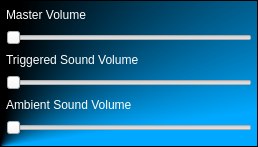
<?xml version="1.0" encoding="UTF-8"?>
<ui version="4.0">
 <class>SoundSettings</class>
 <widget class="QWidget" name="SoundSettings">
  <property name="geometry">
   <rect>
    <x>0</x>
    <y>0</y>
    <width>258</width>
    <height>147</height>
   </rect>
  </property>
  <property name="styleSheet">
   <string>/* Containers */
QFrame#MainFrame {
		background-color: qconicalgradient(cx:0, cy:1, angle:277.2, stop:0.267045 rgba(0, 169, 255, 255), stop:0.465909 rgba(0, 0, 0, 255));
	padding: 5px;
}

QLabel {
	color: rgb(255,255,255);
}

/* QPUSHBUTTON */

QPushButton {
	color: rgb(0, 0, 0);
	min-width: 60px;
	font-size: 12px;
	border: 1px solid;
	border-color: rgb(48, 48, 48);
	border-radius: 8px;
	border-top-left-radius: 0px;
	border-bottom-right-radius: 0px;
	padding: 2px 5px;
	background-color: qlineargradient(spread:pad, x1:0.488636, y1:0.273, x2:0.511, y2:1, stop:0 rgba(0, 0, 0, 50), stop:1 rgba(207, 207, 207, 100));
}

QPushButton:hover {
	border-color: rgba(0, 0, 0, 255);
	color: rgb(0,0,0);
	background-color: qlineargradient(spread:pad, x1:0.488636, y1:0.273, x2:0.511, y2:1, stop:0 rgba(0, 169, 255, 255), stop:1 rgba(0, 0, 0, 50));
}
</string>
  </property>
  <layout class="QHBoxLayout" name="horizontalLayout">
   <property name="spacing">
    <number>0</number>
   </property>
   <property name="margin">
    <number>0</number>
   </property>
   <item>
    <widget class="QFrame" name="MainFrame">
     <property name="frameShape">
      <enum>QFrame::StyledPanel</enum>
     </property>
     <property name="frameShadow">
      <enum>QFrame::Raised</enum>
     </property>
     <layout class="QVBoxLayout" name="verticalLayout">
      <property name="margin">
       <number>0</number>
      </property>
      <item>
       <widget class="QLabel" name="label_master">
        <property name="sizePolicy">
         <sizepolicy hsizetype="Preferred" vsizetype="Maximum">
          <horstretch>0</horstretch>
          <verstretch>0</verstretch>
         </sizepolicy>
        </property>
        <property name="text">
         <string>Master Volume</string>
        </property>
       </widget>
      </item>
      <item>
       <widget class="QSlider" name="slider_master">
        <property name="orientation">
         <enum>Qt::Horizontal</enum>
        </property>
       </widget>
      </item>
      <item>
       <widget class="QLabel" name="label_triggered">
        <property name="sizePolicy">
         <sizepolicy hsizetype="Preferred" vsizetype="Maximum">
          <horstretch>0</horstretch>
          <verstretch>0</verstretch>
         </sizepolicy>
        </property>
        <property name="text">
         <string>Triggered Sound Volume</string>
        </property>
       </widget>
      </item>
      <item>
       <widget class="QSlider" name="slider_triggered">
        <property name="orientation">
         <enum>Qt::Horizontal</enum>
        </property>
       </widget>
      </item>
      <item>
       <widget class="QLabel" name="label_ambient">
        <property name="sizePolicy">
         <sizepolicy hsizetype="Preferred" vsizetype="Maximum">
          <horstretch>0</horstretch>
          <verstretch>0</verstretch>
         </sizepolicy>
        </property>
        <property name="text">
         <string>Ambient Sound Volume</string>
        </property>
       </widget>
      </item>
      <item>
       <widget class="QSlider" name="slider_ambient">
        <property name="orientation">
         <enum>Qt::Horizontal</enum>
        </property>
       </widget>
      </item>
     </layout>
    </widget>
   </item>
  </layout>
 </widget>
 <resources/>
 <connections/>
</ui>
